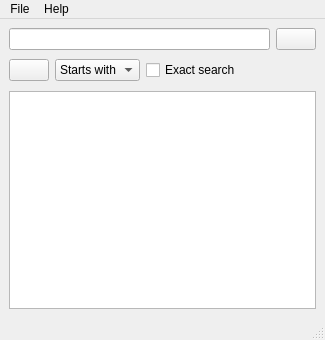
<?xml version="1.0" encoding="UTF-8"?>
<ui version="4.0">
 <class>MainWindow</class>
 <widget class="QMainWindow" name="MainWindow">
  <property name="geometry">
   <rect>
    <x>0</x>
    <y>0</y>
    <width>325</width>
    <height>340</height>
   </rect>
  </property>
  <property name="minimumSize">
   <size>
    <width>325</width>
    <height>340</height>
   </size>
  </property>
  <property name="windowTitle">
   <string>Shakespeare</string>
  </property>
  <property name="windowIcon">
   <iconset resource="res.qrc">
    <normaloff>:/icons/imgs/shakespeare.png</normaloff>:/icons/imgs/shakespeare.png</iconset>
  </property>
  <widget class="QWidget" name="centralwidget">
   <layout class="QGridLayout" name="gridLayout">
    <item row="0" column="0">
     <layout class="QHBoxLayout" name="horizontalLayout">
      <item>
       <widget class="QLineEdit" name="search_lineEdit">
        <property name="text">
         <string/>
        </property>
       </widget>
      </item>
      <item>
       <widget class="QPushButton" name="clear_pushButton">
        <property name="text">
         <string/>
        </property>
        <property name="icon">
         <iconset resource="res.qrc">
          <normaloff>:/icons/imgs/clear.png</normaloff>:/icons/imgs/clear.png</iconset>
        </property>
        <property name="iconSize">
         <size>
          <width>24</width>
          <height>20</height>
         </size>
        </property>
        <property name="shortcut">
         <string comment="Alt+Backspace">Alt+3</string>
        </property>
        <property name="flat">
         <bool>false</bool>
        </property>
       </widget>
      </item>
     </layout>
    </item>
    <item row="1" column="0">
     <layout class="QHBoxLayout" name="horizontalLayout_2">
      <item>
       <widget class="QPushButton" name="language_pushButton">
        <property name="text">
         <string/>
        </property>
        <property name="icon">
         <iconset resource="res.qrc">
          <normaloff>:/icons/imgs/us-es.png</normaloff>
          <activeon>:/icons/imgs/es-us.png</activeon>:/icons/imgs/us-es.png</iconset>
        </property>
        <property name="iconSize">
         <size>
          <width>64</width>
          <height>22</height>
         </size>
        </property>
        <property name="shortcut">
         <string>Alt+1</string>
        </property>
        <property name="checkable">
         <bool>true</bool>
        </property>
       </widget>
      </item>
      <item>
       <widget class="QComboBox" name="searchtype_comboBox">
        <item>
         <property name="text">
          <string>Starts with</string>
         </property>
        </item>
        <item>
         <property name="text">
          <string>Ends with</string>
         </property>
        </item>
        <item>
         <property name="text">
          <string>Contains</string>
         </property>
        </item>
       </widget>
      </item>
      <item>
       <widget class="QCheckBox" name="exact_checkBox">
        <property name="text">
         <string>Exact search</string>
        </property>
        <property name="shortcut">
         <string>Alt+2</string>
        </property>
       </widget>
      </item>
      <item>
       <spacer name="horizontalSpacer">
        <property name="orientation">
         <enum>Qt::Horizontal</enum>
        </property>
        <property name="sizeHint" stdset="0">
         <size>
          <width>17</width>
          <height>29</height>
         </size>
        </property>
       </spacer>
      </item>
     </layout>
    </item>
    <item row="2" column="0">
     <widget class="QTextEdit" name="result_TextEdit">
      <property name="readOnly">
       <bool>true</bool>
      </property>
      <property name="html">
       <string>&lt;!DOCTYPE HTML PUBLIC &quot;-//W3C//DTD HTML 4.0//EN&quot; &quot;http://www.w3.org/TR/REC-html40/strict.dtd&quot;&gt;
&lt;html&gt;&lt;head&gt;&lt;meta name=&quot;qrichtext&quot; content=&quot;1&quot; /&gt;&lt;style type=&quot;text/css&quot;&gt;
p, li { white-space: pre-wrap; }
&lt;/style&gt;&lt;/head&gt;&lt;body style=&quot; font-family:'DejaVu Sans'; font-size:9pt; font-weight:400; font-style:normal;&quot;&gt;
&lt;p style=&quot;-qt-paragraph-type:empty; margin-top:0px; margin-bottom:0px; margin-left:0px; margin-right:0px; -qt-block-indent:0; text-indent:0px;&quot;&gt;&lt;/p&gt;&lt;/body&gt;&lt;/html&gt;</string>
      </property>
      <property name="textInteractionFlags">
       <set>Qt::TextSelectableByMouse</set>
      </property>
     </widget>
    </item>
   </layout>
  </widget>
  <widget class="QMenuBar" name="menubar">
   <property name="geometry">
    <rect>
     <x>0</x>
     <y>0</y>
     <width>325</width>
     <height>21</height>
    </rect>
   </property>
   <widget class="QMenu" name="menuFile">
    <property name="title">
     <string>File</string>
    </property>
    <addaction name="actionQuit"/>
   </widget>
   <widget class="QMenu" name="menuHelp">
    <property name="title">
     <string>Help</string>
    </property>
    <addaction name="actionAbout"/>
    <addaction name="actionAbout_Qt"/>
   </widget>
   <addaction name="menuFile"/>
   <addaction name="menuHelp"/>
  </widget>
  <widget class="QStatusBar" name="statusbar"/>
  <action name="actionAbout">
   <property name="icon">
    <iconset resource="res.qrc">
     <normaloff>:/icons/imgs/shakespeare.png</normaloff>:/icons/imgs/shakespeare.png</iconset>
   </property>
   <property name="text">
    <string>About Shakespeare</string>
   </property>
  </action>
  <action name="actionQuit">
   <property name="icon">
    <iconset resource="res.qrc">
     <normaloff>:/icons/imgs/quit.png</normaloff>:/icons/imgs/quit.png</iconset>
   </property>
   <property name="text">
    <string>Quit</string>
   </property>
  </action>
  <action name="actionAbout_Qt">
   <property name="icon">
    <iconset resource="res.qrc">
     <normaloff>:/icons/imgs/acercaQT.png</normaloff>:/icons/imgs/acercaQT.png</iconset>
   </property>
   <property name="text">
    <string>About Qt</string>
   </property>
  </action>
 </widget>
 <resources>
  <include location="res.qrc"/>
 </resources>
 <connections>
  <connection>
   <sender>clear_pushButton</sender>
   <signal>clicked()</signal>
   <receiver>search_lineEdit</receiver>
   <slot>clear()</slot>
   <hints>
    <hint type="sourcelabel">
     <x>283</x>
     <y>62</y>
    </hint>
    <hint type="destinationlabel">
     <x>201</x>
     <y>59</y>
    </hint>
   </hints>
  </connection>
  <connection>
   <sender>clear_pushButton</sender>
   <signal>clicked()</signal>
   <receiver>result_TextEdit</receiver>
   <slot>clear()</slot>
   <hints>
    <hint type="sourcelabel">
     <x>288</x>
     <y>64</y>
    </hint>
    <hint type="destinationlabel">
     <x>251</x>
     <y>266</y>
    </hint>
   </hints>
  </connection>
  <connection>
   <sender>language_pushButton</sender>
   <signal>clicked()</signal>
   <receiver>search_lineEdit</receiver>
   <slot>setFocus()</slot>
   <hints>
    <hint type="sourcelabel">
     <x>87</x>
     <y>109</y>
    </hint>
    <hint type="destinationlabel">
     <x>133</x>
     <y>66</y>
    </hint>
   </hints>
  </connection>
  <connection>
   <sender>exact_checkBox</sender>
   <signal>clicked()</signal>
   <receiver>search_lineEdit</receiver>
   <slot>setFocus()</slot>
   <hints>
    <hint type="sourcelabel">
     <x>283</x>
     <y>104</y>
    </hint>
    <hint type="destinationlabel">
     <x>201</x>
     <y>61</y>
    </hint>
   </hints>
  </connection>
  <connection>
   <sender>clear_pushButton</sender>
   <signal>clicked()</signal>
   <receiver>search_lineEdit</receiver>
   <slot>setFocus()</slot>
   <hints>
    <hint type="sourcelabel">
     <x>289</x>
     <y>69</y>
    </hint>
    <hint type="destinationlabel">
     <x>175</x>
     <y>58</y>
    </hint>
   </hints>
  </connection>
  <connection>
   <sender>searchtype_comboBox</sender>
   <signal>activated(int)</signal>
   <receiver>search_lineEdit</receiver>
   <slot>setFocus()</slot>
   <hints>
    <hint type="sourcelabel">
     <x>116</x>
     <y>90</y>
    </hint>
    <hint type="destinationlabel">
     <x>105</x>
     <y>57</y>
    </hint>
   </hints>
  </connection>
 </connections>
</ui>
